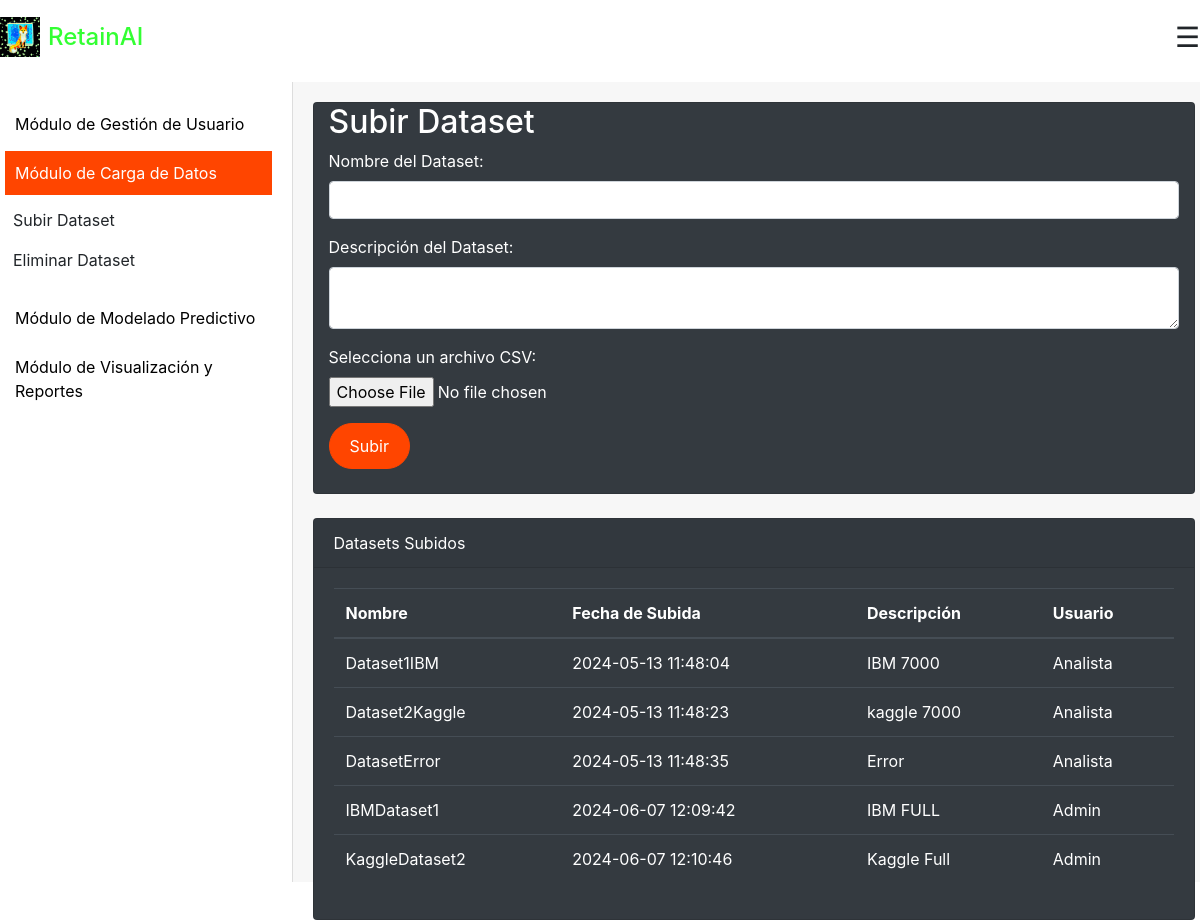
Page /carga_datos (signed in) on the committed database.
### models/entities/Dataset.py (models this page shows, shortened)
class Dataset(db.Model):
    __tablename__ = 'Dataset'
    ID = db.Column(db.Integer, primary_key=True, autoincrement=True)
    Nombre = db.Column(db.String(255), nullable=False)
    Descripción = db.Column(db.Text, nullable=True)
    UsuarioID = db.Column(db.Integer, db.ForeignKey('Usuario.ID'), nullable=False)
    Fecha = db.Column(db.DateTime, nullable=False)
    FilePath = db.Column(db.String(255), nullable=False)
    usuario = db.relationship('User', backref=db.backref('datasets', lazy=True))

### models/entities/User.py (models this page shows, shortened)
class User(UserMixin,db.Model):
    __tablename__ = 'Usuario'
    ID = db.Column(db.Integer, primary_key=True, autoincrement=True)
    User = db.Column(db.String(80), unique=True, nullable=False)
    Password = db.Column(db.String(120), nullable=False)
    Email = db.Column(db.String(120), unique=True, nullable=False)
    RolID = db.Column(db.Integer, db.ForeignKey('Rol.ID'))
    rol = db.relationship('Rol', backref='users')

### app.py (the view, shortened to what this page needs)
@app.route('/carga_datos', methods=['GET', 'POST'])
@login_required
@requires_roles('Administrador', 'Analista')
def carga_datos():
    if not current_user.is_authenticated:
        flash('Necesitas Loguearte Primero')
        return redirect(url_for('login'))
    datasets = Dataset.query.options(joinedload(Dataset.usuario)).all()
    return render_template('carga_datos/subirdb.html', datasets=datasets)

### app.py (called while the page is built)
def requires_roles(*roles):
    def wrapper(f):
        @wraps(f)
        def wrapped(*args, **kwargs):
            if not current_user.is_authenticated or current_user.rol.Nombre not in roles:
                flash("No tienes permiso para acceder a esta página.", "warning")
                return redirect(url_for('home'))
            print(f"Usuario actual: {current_user.User}, Rol: {current_user.rol.Nombre}")
            if current_user.rol.Nombre not in roles:
                flash("No tienes permiso para acceder a esta página.", "warning")
                return redirect(url_for('home'))
            return f(*args, **kwargs)
        return wrapped
    return wrapper

@login_manager.user_loader
def load_user(user_id):
    session['update_predictions'] = True
    print("Loaded User:", User.query.get(int(user_id)))
    return User.query.get(int(user_id))

### templates/carga_datos/subirdb.html (shortened to what this page needs)
{% extends './base.html' %}
{% block customCSS %}
<link rel="stylesheet" href="{{ url_for('static', filename = 'css/styles.css')}}">
{% endblock %}
{% block body %}
<body>
    <section class="h-100 gradient-form">
        <div class="container-fluid py-3 h-100">
            <div class="d-flex justify-content-between align-items-center mb-4">
                <div class="d-flex align-items-center">
                    <a href="{{ url_for('home') }}">
                        <img src="{{ url_for('static', filename='img/Logo.png')}}" alt="Logo" class="logo-small mr-2">
                    </a>
                        <h4 class="titulo-verde mb-0">RetainAI</h4>
                </div>
                <div class="menu-hamburger" onclick="toggleMenu()">
                    &#9776;
                </div>
            </div>
            <div class="row">
                <div class="col-md-3 sidebar">
                      <button class="module-item" onclick="toggleActions(this)">Módulo de Gestión de Usuario</button>
                    <button class="module-item active-module active" onclick="toggleActions(this)">Módulo de Carga de Datos</button>
                    <ul class="action-list active-module">
                        <li class="action-item"><a href="{{ url_for('carga_datos', action='addds')}}" style="color: inherit; text-decoration: none;">Subir Dataset</a></li>
                        <li class="action-item"><a href="{{ url_for('carga_datos_eliminar')}}" style="color: inherit; text-decoration: none;">Eliminar Dataset</a></li>
                    </ul>
                    <button class="module-item" onclick="toggleActions(this)">Módulo de Modelado Predictivo</button>
                    <button class="module-item" onclick="toggleActions(this)">Módulo de Visualización y Reportes</button>
                </div>
                <div class="col-md-9 workspace">
                    <div class="card bg-dark text-white mb-4">
                        <div class="container">
                            <h2>Subir Dataset</h2>
                            <form method="post" action="{{ url_for('carga_datos') }}" enctype="multipart/form-data">
                                <div class="form-group">
                                    <label for="datasetName">Nombre del Dataset:</label>
                                    <input type="text" class="form-control" id="datasetName" name="dataset_name" required>
                                </div>
                                <div class="form-group">
                                    <label for="datasetDescription">Descripción del Dataset:</label>
                                    <textarea class="form-control" id="datasetDescription" name="dataset_description" required></textarea>
                                </div>
                                <div class="form-group">
                                    <label for="fileUpload">Selecciona un archivo CSV:</label>
                                    <input type="file" class="form-control-file" id="fileUpload" name="file" accept=".csv" required>
                                </div>
                                <button type="submit" class="btn btn-login-login mb-4">Subir</button>
                            </form>
                        </div>
                    </div>
                    <div class="card bg-dark text-white">
                        <div class="card-header">Datasets Subidos</div>
                        <div class="card-body">
                            <table class="table table-dark">
                                <thead>
                                    <tr>
                                        <th scope="col">Nombre</th>
                                        <th scope="col">Fecha de Subida</th>
                                        <th scope="col">Descripción</th>
                                        <th scope="col">Usuario</th>
                                    </tr>
                                </thead>
                                <tbody>
                                    {% for dataset in datasets %}
                                    <tr>
                                        <td>{{ dataset.Nombre }}</td>
                                        <td>{{ dataset.Fecha.strftime('%Y-%m-%d %H:%M:%S') }}</td>
                                        <td>{{ dataset.Descripción }}</td>
                                        <td>{{ dataset.usuario.User }}</td>
                                    </tr>
                                    {% endfor %}
                                </tbody>
                            </table>
                        </div>
                    </div>
                </div>
            </div>
        </div>
    </section>
    {% endblock %}

### static/css/styles.css (style rules this page uses)
.sidebar { background-color: #fff; padding: 20px; border-right: 1px solid #ddd; }
.module-item { color: #000; background-color: #fff; border: none; text-align: left; width: 100%; padding: 10px; margin-bottom: 5px; cursor: pointer; transition: background-color 0.3s ease; }
.action-list { display: none; list-style-type: none; padding: 0; }
.action-item { padding: 8px; cursor: pointer; transition: background-color 0.3s ease; }
.menu-hamburger { font-size: 28px; cursor: pointer; transition: color 0.3s ease; }
.titulo-verde { color: #33ff33; }
.workspace { background-color: #f7f7f7; padding: 20px; }
.logo-small { width: 40px; height: auto; }
.active-module { display: block; }
.btn-login-login { background-color: #ff4500; border-color: #ff4500; padding: 10px 20px; border-radius: 50px; transition: background-color 0.3s ease; color: #fff; }
.container-fluid { padding: 0; }
.col-md-9 { background-color: #f7f7f7; height: 100vh; }
body { background-color: #ffffff; }
.module-item.active { background-color: #ff4500; color: #fff; }

### rows in the picture
Dataset: Nombre "Dataset1IBM", Fecha "2024-05-13 11:48:04", Descripción "IBM 7000", usuario.User "Analista"
Dataset: Nombre "Dataset2Kaggle", Fecha "2024-05-13 11:48:23", Descripción "kaggle 7000", usuario.User "Analista"
Dataset: Nombre "DatasetError", Fecha "2024-05-13 11:48:35", Descripción "Error", usuario.User "Analista"
Dataset: Nombre "IBMDataset1", Fecha "2024-06-07 12:09:42", Descripción "IBM FULL", usuario.User "Admin"
Dataset: Nombre "KaggleDataset2", Fecha "2024-06-07 12:10:46", Descripción "Kaggle Full", usuario.User "Admin"
